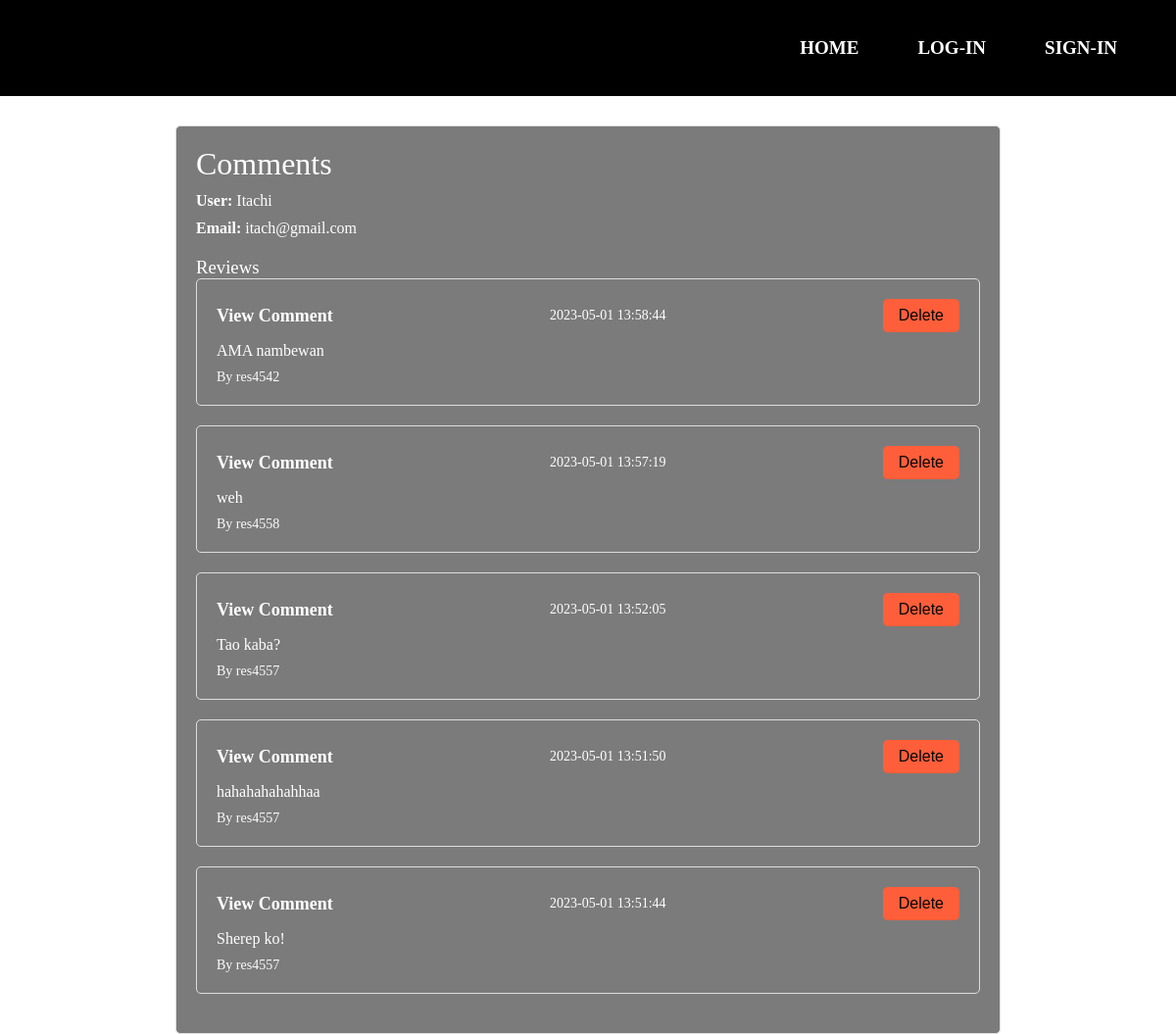
Before: /users/1 with the older database file.
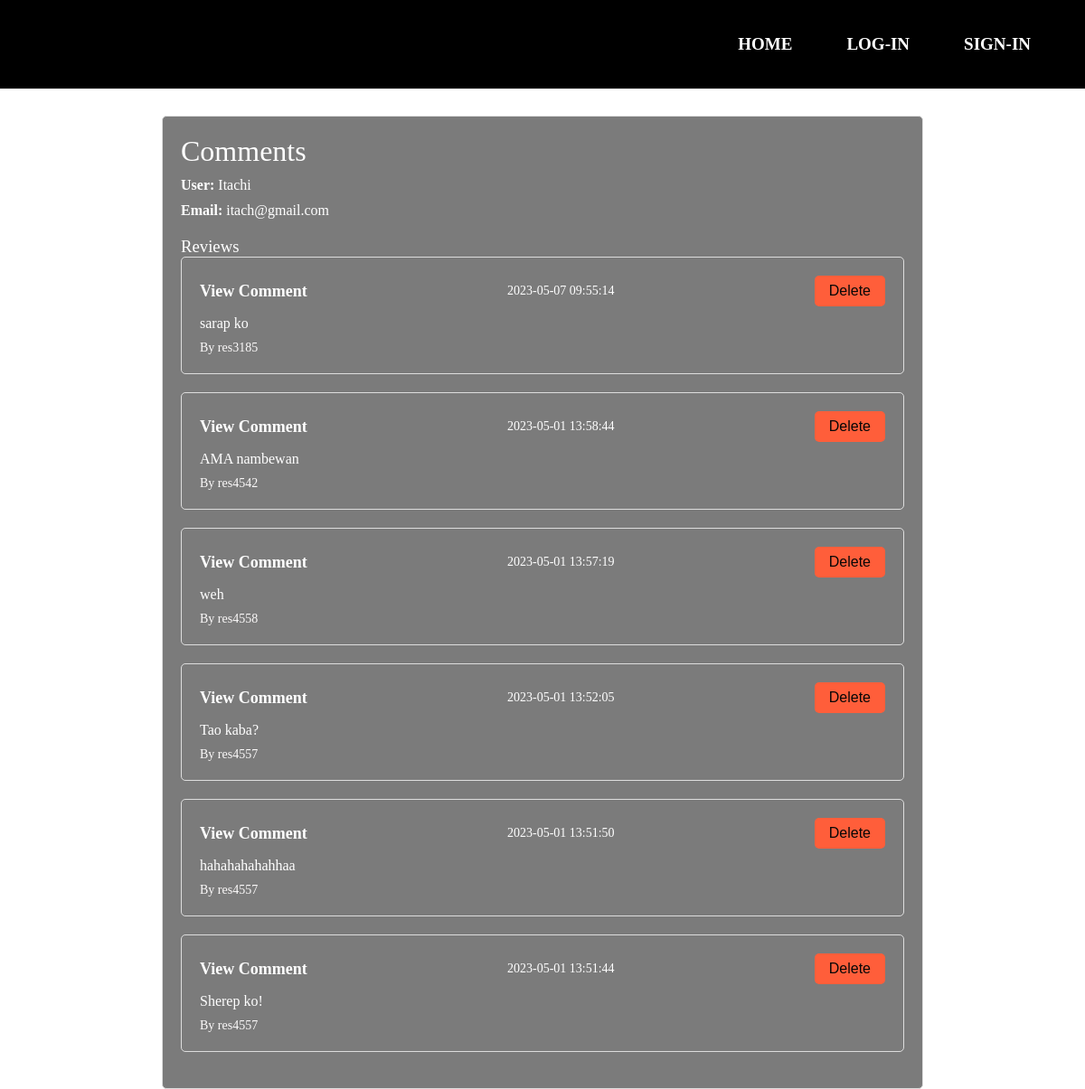
After: the same page with the newer database file.
### tables this page shows
CREATE TABLE users
             (id INTEGER PRIMARY KEY AUTOINCREMENT,
              username TEXT NOT NULL UNIQUE,
              email TEXT NOT NULL UNIQUE,
              password TEXT NOT NULL,
              profile_pic_url TEXT);

CREATE TABLE reviews
             (id INTEGER PRIMARY KEY AUTOINCREMENT,
              username TEXT NOT NULL,
              resto_id INTEGER NOT NULL,
              comment TEXT NOT NULL,
              date TIMESTAMP DEFAULT CURRENT_TIMESTAMP,
              FOREIGN KEY (username) REFERENCES users (username),
              FOREIGN KEY (resto_id) REFERENCES restaurants (id));

### Admin.py (the view)
def user_profile(user_id):
    with sqlite3.connect('users.db') as conn:
        c = conn.cursor()
        c.execute('SELECT id, username, email FROM users WHERE id = ?', (user_id,))
        user = c.fetchone()
        c.execute('SELECT id, resto_id, comment, date FROM reviews WHERE username = ? ORDER BY date DESC', (user[1],))
        reviews = c.fetchall()
    return render_template('user_profile.html', user=user, reviews=reviews)

### templates/user_profile.html (shortened to what this page needs)
<!DOCTYPE html>
<html lang="en">
<head>
  <link rel="stylesheet" href="/static/user_profile.css">
</head>
<body>
  <header>
    <nav>
      <ul>
        {% if 'username' in session %}
          <li><a href="{{ url_for('index') }}">HOME</a></li>
          <li class="dropdown">
            <a href="#" onclick="toggleDropdown()">{{ session['username'] }}!</a>
            <div class="dropdown-menu">
              <a href="/profile">Profile settings</a>
              <a href="/bookmarks">Bookmarks</a>
              {% if session['is_admin'] %}
                <a href="{{ url_for('user_list') }}">Admin</a>
              {% endif %}
            </div>
          </li>
          <li><a href="/logout">LOG OUT</a></li>
        {% else %}
        <li><a href="{{ url_for('index') }}">HOME</a></li>
        <li><a href="/login">LOG-IN</a></li>
        <li><a href="/register">SIGN-IN</a></li>
        {% endif %}
      </ul>
    </nav>
  </header>
  <div class="user-profile">
    <h1>Comments</h1>
    <div class="user-details">
      <p><strong>User: </strong> {{ user[1] }}</p>
      <p class="email"><strong>Email:</strong> {{ user[2] }}</p>
    </div>
    <div class="reviews">
      <h3>Reviews</h3>
      {% if reviews %}
      <ul>
        {% for review in reviews %}
        <li>
          <div class="review-header">
            <a href="{{ url_for('details', name=review[1]) }}">View Comment</a>
            <span class="review-date">{{ review[3] }}</span>
            <form method="POST" action="{{ url_for('delete_review_admin', review_id=review[0]) }}" class="delete-form">
              <button type="submit" class="delete-button">Delete</button>
            </form>
          </div>
          <p class="review-content">{{ review[2] }}</p>
          <p class="review-author">By {{ review[1] }}</p>
        </li>
        {% endfor %}
      </ul>
      {% else %}
      <p>No reviews yet.</p>
      {% endif %}
    </div>
  </div>
</body>
</html>

### static/user_profile.css (style rules this page uses)
* { padding: 0; margin: 0; }
header { background-color: #000; height: 98px; display: flex; justify-content: space-between; align-items: center; padding: 0 20px; }
nav ul { list-style: none; margin: 0; padding: 0; display: flex; justify-content: center; align-items: center; flex-wrap: wrap; }
nav li { margin-right: 20px; position: relative; }
nav a { color: #fff; text-decoration: none; font-size: 18px; font-weight: bold; position: relative; }
nav a:before { content: ""; position: absolute; bottom: -5px; left: 50%; transform: translateX(-50%); width: 0; height: 2px; background-color: #fff; transform-origin: center bottom; transition: width 0.2s ease-out; }
@media screen and (min-width: 768px) { nav a { font-size: 19px; padding: 10px 20px; } }
body { background-image: url(https://cdn.wallpapersafari.com/92/77/F7XPnJ.jpg); background-position: center; background-repeat: no-repeat; background-size: cover; background-attachment: fixed; }
.user-profile { max-width: 800px; margin: 0 auto; padding: 20px; background-color: #1312128e; border: 1px solid #ddd; border-radius: 5px; margin-top: 30px; }
h1, h2, h3 { margin: 0; font-weight: normal; color: white; }
h1 { margin-bottom: 10px; }
.user-details { margin-bottom: 20px; color: white; }
.email { margin-top: 10px; color: white; }
.reviews { margin-top: 20px; color: white; }
.reviews ul { list-style: none; padding: 0; margin: 0; }
.reviews li { margin-bottom: 20px; border: 1px solid #ddd; border-radius: 5px; padding: 20px; }
.review-header { display: flex; justify-content: space-between; align-items: center; margin-bottom: 10px; }
.review-header a { text-decoration: none; color: rgb(255, 255, 255); font-weight: bold; font-size: 18px; }
.review-header span { color: rgb(255, 255, 255); font-size: 14px; }
.delete-form { display: inline-block; }
.delete-button { background-color: #ff5e3a; color: rgb(7, 7, 7); border: none; padding: 8px 16px; border-radius: 5px; cursor: pointer; font-size: 16px; transition: background-color 0.3s ease; }
.review-content { margin-bottom: 10px; font-size: 16px; }
.review-author { color: rgb(252, 250, 250); font-size: 14px; }

Changed rows visible on the page:
added reviews: date "2023-05-07 09:55:14", comment "sarap ko", resto "res3185"
